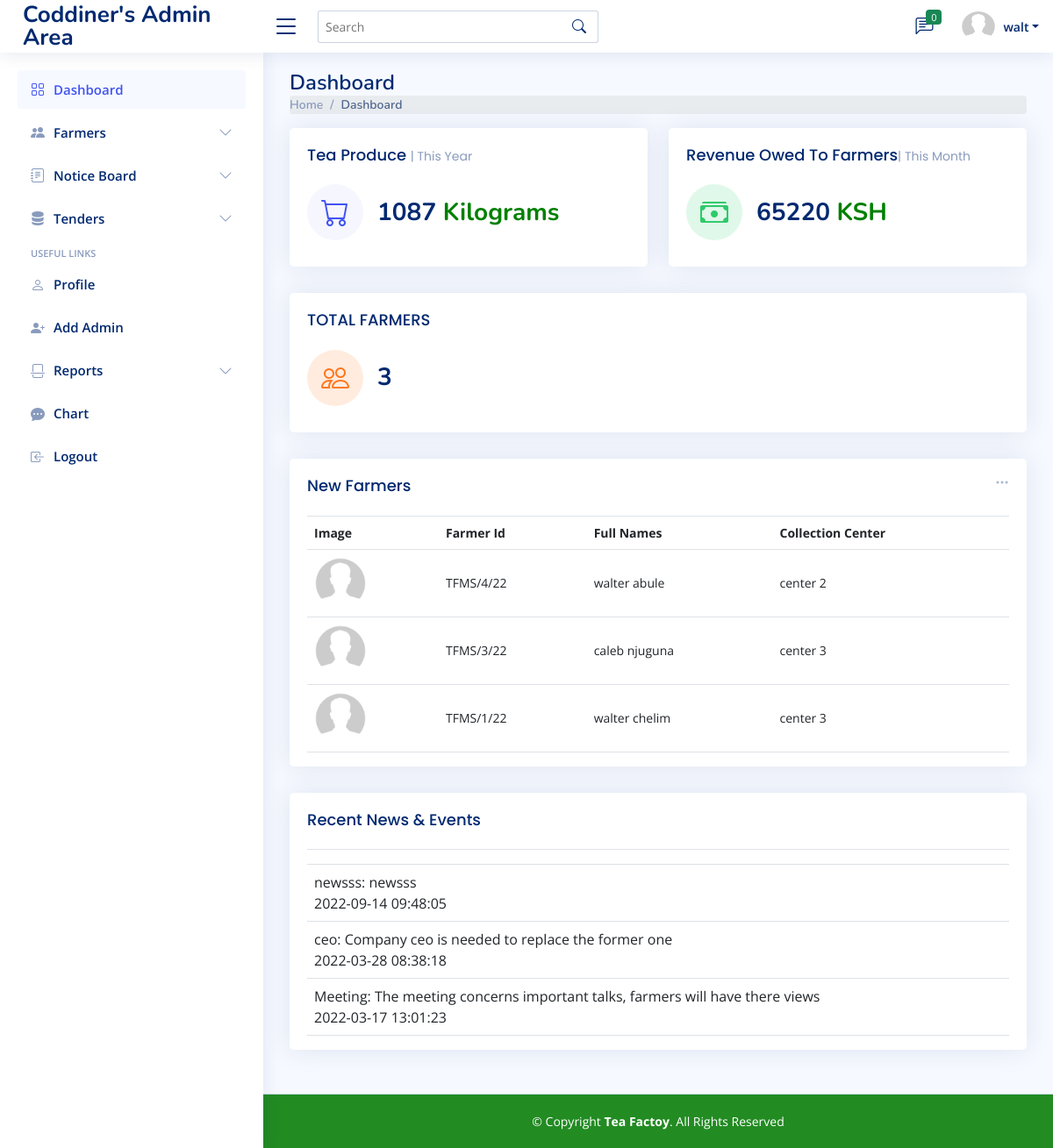
Screenshot of /adminpanel/admin.php (signed in) with the database file from the repository.
### tables this page shows
CREATE TABLE `users` (
  `id` int(11) NOT NULL,
  `fname` varchar(255) NOT NULL,
  `sname` varchar(255) NOT NULL,
  `lname` varchar(255) NOT NULL,
  `pnumber` varchar(255) NOT NULL,
  `usertype` varchar(255) NOT NULL,
  `profile` varchar(255) NOT NULL,
  `password` varchar(1000) NOT NULL,
  `bankname` varchar(255) NOT NULL,
  `bankbranch` varchar(255) NOT NULL,
  `accountnumber` varchar(255) NOT NULL,
  `accountname` varchar(255) NOT NULL,
  `collectioncenter` varchar(255) NOT NULL,
  `email` varchar(255) NOT NULL,
  `factoryid` varchar(255) NOT NULL
);

CREATE TABLE `news` (
  `id` int(11) NOT NULL,
  `title` varchar(255) NOT NULL,
  `description` longtext NOT NULL,
  `timestamp` timestamp NOT NULL DEFAULT current_timestamp() ON UPDATE current_timestamp()
);

### adminpanel/admin.php (the view, shortened to what this page needs)
<?php
include "header.php";
?>
  <main id="main" class="main">
    <div class="pagetitle">
      <h1>Dashboard</h1>
      <nav>
        <ol class="breadcrumb">
          <li class="breadcrumb-item"><a href="index.html">Home</a></li>
          <li class="breadcrumb-item active">Dashboard</li>
        </ol>
      </nav>
    </div>
    <section class="section dashboard">
      <div class="row">
        <div class="col-lg-12">
          <div class="row">
            <div class="col-xxl-4 col-md-6">
              <div class="card info-card sales-card">
                <div class="card-body">
                  <h5 class="card-title">Tea Produce <span>| This Year</span></h5>
                  <div class="d-flex align-items-center">
                    <div class="card-icon rounded-circle d-flex align-items-center justify-content-center">
                      <i class="bi bi-cart"></i>
                    </div>
                    <div class="ps-3">
                      <h6>
                           <?php
     $query =mysqli_query($conn,"SELECT * FROM produce ORDER BY id DESC LIMIT 31");
     $total = 0;
     while($row = mysqli_fetch_array($query)){
        ?>
        <?php
        $total = $total + $row['weight'];
    } ?>
    <tr>
    <td><?php echo $total; ?></td> <span style="color:green;">Kilograms</span>
                        </h6>
                    </div>
                  </div>
                </div>
              </div>
            </div>
            <div class="col-xxl-4 col-md-6">
              <div class="card info-card revenue-card">
                <div class="card-body">
                  <h5 class="card-title">Revenue Owed To Farmers<span>| This Month</span></h5>
                  <div class="d-flex align-items-center">
                    <div class="card-icon rounded-circle d-flex align-items-center justify-content-center">
                      <i class="bi bi-cash-stack"></i>
                    </div>
                    <div class="ps-3">
                      <h6>
                          <?php
     $query =mysqli_query($conn,"SELECT * FROM produce ORDER BY id DESC LIMIT 31");
     $total = 0;
     while($row = mysqli_fetch_array($query)){
        ?>
        <?php
        $total = $total + $row['dtpay'];
    } ?>
    <tr>
    <td><?php echo $total; ?></td> <span style="color:green;">KSH</span>
                        </h6>
                    </div>
                  </div>
                </div>
              </div>
            </div>
            <div class="col-xxl-4 col-xl-12">
              <div class="card info-card customers-card">
                <div class="card-body">
                  <h5 class="card-title">TOTAL FARMERS </h5>
                  <div class="d-flex align-items-center">
                    <div class="card-icon rounded-circle d-flex align-items-center justify-content-center">
                      <i class="bi bi-people"></i>
                    </div>
                    <div class="ps-3">
                      <h6><?php
                          $sel="SELECT * FROM users WHERE usertype='user'";
                          $query=mysqli_query($conn,$sel);
                          if($query){
                              $number=mysqli_num_rows($query);
                              if($number>0){
                                  echo $number;
                              }else{
                                  echo "No Farmer";
                              }
                          }
                          ?></h6>
                    </div>
                  </div>
                </div>
              </div>
            </div>
            <div class="col-12">
              <div class="card top-selling overflow-auto">
                <div class="filter">
                  <a class="icon" href="#" data-bs-toggle="dropdown"><i class="bi bi-three-dots"></i></a>
                </div>
                <div class="card-body pb-0">
                  <h5 class="card-title">New Farmers</h5>
                    <?php
 $sql="SELECT * FROM users WHERE usertype='user' ORDER BY id DESC LIMIT 10";
            $results=mysqli_query($conn,$sql);
            if($results){
            $data=mysqli_num_rows($results);
            if($data>0){
                echo "<table class='table table-strip-hover'>";
                echo "<tr style='background:transparent;'>";
                echo "<th scope='col'>Image</th>";
                echo "<th scope='col'>Farmer Id</th>";
                echo "<th scope='col'>Full Names</th>";
                echo "<th scope='col'>Collection Center</th>";
                echo "</tr>";
                while ($row=mysqli_fetch_array($results)){
                   echo "<tr>";
                   echo "<td>";
                   ?>
                   <img src="../uploads/<?php echo $row['profile'];?>">
                  <?php
                   echo "</td>";
                   echo "<td>".$row['factoryid']."</td>" ;
                   echo "<td>".$row['fname']." ".$row['lname']."</td>" ;
                    echo "<td>".$row['collectioncenter']."</td>" ;
               echo "</tr>";
                }
                echo "</table>";
            }else{
                echo " no data found";
            }
            }else{
                echo "error executing query $sql";
            }
?>
                </div>
              </div>
            </div>
          </div>
        </div>
        <div class="col-lg-12">
          <div class="card">
            <div class="card-body pb-0">
              <h5 class="card-title">Recent News &amp; Events </h5>
                <?php
 $sql="SELECT * FROM news ORDER BY timestamp DESC LIMIT 5";
            $results=mysqli_query($conn,$sql);
            if($results){
            $data=mysqli_num_rows($results);
            if($data>0){
                echo "<table class='table table-hover'>";
                echo "<tr>";
                echo "<th></th>";
                echo "</tr>";
                while ($row=mysqli_fetch_array($results)){
                   echo "<tr>";
                   echo "<td>".$row['title'].": ".$row['description']."<br>".$row['timestamp']."</td>" ;
               echo "</tr>";
                }
                echo "</table>";
            }else{
                echo "No news found";
            }
            }else{
                echo "error executing query $sql";
            }
?>
            </div>
          </div>
        </div>
      </div>
    </section>
  </main>
  <footer id="footer" class="footer" style="background-color: forestgreen;">
    <div class="copyright" style=" color:white;">
      &copy; Copyright <strong><span>Tea Factoy</span></strong>. All Rights Reserved
    </div>
  </footer>
</body>
</html>

### adminpanel/header.php (shortened to what this page needs)
<?php
include '../db.php';
$id=$_SESSION['id'];
$sql="SELECT * FROM users WHERE id='$id'";
$results=mysqli_query($conn,$sql);
if($results){
        $data=mysqli_num_rows($results);
        if($data==1){
            while($row=mysqli_fetch_assoc($results)){
                 $firstname=$row['fname'];
                 $photo=$row['profile'];
            }
        }
}
?>
<!DOCTYPE html>
<html lang="en">
<head>
    <link href="https://cdn.jsdelivr.net/npm/bootstrap@4.5.0/dist/css/bootstrap.min.css" rel="stylesheet">
<link href="https://maxcdn.bootstrapcdn.com/font-awesome/4.7.0/css/font-awesome.min.css" rel="stylesheet" />
  <link href="assets/vendor/bootstrap/css/bootstrap.min.css" rel="stylesheet">
  <link href="assets/vendor/bootstrap-icons/bootstrap-icons.css" rel="stylesheet">
  <link href="assets/vendor/boxicons/css/boxicons.min.css" rel="stylesheet">
  <link href="assets/vendor/quill/quill.snow.css" rel="stylesheet">
  <link href="assets/vendor/quill/quill.bubble.css" rel="stylesheet">
  <link href="assets/vendor/remixicon/remixicon.css" rel="stylesheet">
  <link href="assets/vendor/simple-datatables/style.css" rel="stylesheet">
    <link href="css/bootstrap.min.css" rel="stylesheet">
    <link href="https://cdnjs.cloudflare.com/ajax/libs/font-awesome/4.7.0/css/font-awesome.min.css" rel="stylesheet">
  <link href="assets/css/style.css" rel="stylesheet">
</head>
<body>
  <header id="header" class="header fixed-top d-flex align-items-center">
    <div class="d-flex align-items-center justify-content-between">
      <a href="index.html" class="logo d-flex align-items-center">
        <span class="d-none d-lg-block">Coddiner's Admin Area</span>
      </a>
       <i class="bi bi-list toggle-sidebar-btn"></i>
    </div>
    <div class="search-bar">
      <form class="search-form d-flex align-items-center" method="POST" action="#">
        <input type="text" name="query" placeholder="Search" title="Enter search keyword">
        <button type="submit" title="Search"><i class="bi bi-search"></i></button>
      </form>
    </div>
    <nav class="header-nav ms-auto">
      <ul class="d-flex align-items-center">
        <li class="nav-item dropdown">
          <a class="nav-link nav-icon" href="#" data-bs-toggle="dropdown">
            <i class="bi bi-chat-left-text"></i>
            <span class="badge bg-success badge-number"><?php
              include "../db.php";
                $r="SELECT * FROM messages WHERE RESPONSE!='reply' AND status!='1'";
                $rr=mysqli_query($conn,$r);
                if($rr){
                  $rnum=mysqli_num_rows($rr);
                  if($rnum>0){
                    echo " $rnum";
                  }else{
                    echo "0";
                  }
                }
                ?> </span>
          </a>
        </li>
        <li class="nav-item dropdown pe-3">
          <a class="nav-link nav-profile d-flex align-items-center pe-0" href="#" data-bs-toggle="dropdown">
            <img src="../uploads/<?php echo $photo?>" alt="Profile" class="rounded-circle"style='width:40px; height:50px;'>
            <span class="d-none d-md-block dropdown-toggle ps-2"><?php echo $firstname; ?></span>
          </a>
        </li>
      </ul>
    </nav>
  </header>
  <aside id="sidebar" class="sidebar">
    <ul class="sidebar-nav" id="sidebar-nav">
      <li class="nav-item">
        <a class="nav-link " href="admin.php">
          <i class="bi bi-grid"></i>
          <span>Dashboard</span>
        </a>
      </li>
      <li class="nav-item">
        <a class="nav-link collapsed" data-bs-target="#components-nav" data-bs-toggle="collapse" href="#">
          <i class="bi bi-people-fill"></i><span>Farmers</span><i class="bi bi-chevron-down ms-auto"></i>
        </a>
      </li>
      <li class="nav-item">
        <a class="nav-link collapsed" data-bs-target="#notice-nav" data-bs-toggle="collapse" href="#">
          <i class="bi bi-journal-text"></i><span>Notice Board</span><i class="bi bi-chevron-down ms-auto"></i>
        </a>
      </li>
        <li class="nav-item">
        <a class="nav-link collapsed" data-bs-target="#tenders-nav" data-bs-toggle="collapse" href="#">
          <i class="bi bi-server"></i><span>Tenders</span><i class="bi bi-chevron-down ms-auto"></i>
        </a>
      </li>
      <li class="nav-heading">Useful Links</li>
      <li class="nav-item">
        <a class="nav-link collapsed" href="user_profile.php">
          <i class="bi bi-person"></i>
          <span>Profile</span>
        </a>
      </li>
        <li class="nav-item">
        <a class="nav-link collapsed" href="admin_register.php">
          <i class="bi bi-person-plus-fill"></i>
          <span>Add Admin</span>
        </a>
      </li>
      <li class="nav-item">
        <a class="nav-link collapsed" data-bs-target="#reports-nav" data-bs-toggle="collapse" href="#">
        <i class="bi bi-file-break"></i><span>Reports</span><i class="bi bi-chevron-down ms-auto"></i>
        </a>
      </li>
      <li class="nav-item">
        <a class="nav-link collapsed" href="chart.php">
        <i class="bi bi-chat-dots-fill"></i>
          <span>Chart</span>
        </a>
      </li>
      <li class="nav-item">
        <a class="nav-link collapsed" href="logout.php">
          <i class="bi bi-box-arrow-in-left"></i>
          <span>Logout</span>
        </a>
      </li>
    </ul>
  </aside>

### rows the page displays
users: profile (placeholder picture), fname "walt"
users: profile (placeholder picture), factoryid "TFMS/4/22", fname "walter", lname "abule", collectioncenter "center 2"
users: profile (placeholder picture), factoryid "TFMS/3/22", fname "caleb", lname "njuguna", collectioncenter "center 3"
users: profile (placeholder picture), factoryid "TFMS/1/22", fname "walter", lname "chelim", collectioncenter "center 3"
news: title "newsss", description "newsss", timestamp "2022-09-14 09:48:05"
news: title "ceo", description "Company ceo is needed to replace the former one", timestamp "2022-03-28 08:38:18"
news: title "Meeting", description "The meeting concerns important talks, farmers will have there views", timestamp "2022-03-17 13:01:23"

### other values shown
$total "1087"
$total "65220"
$number "3"
